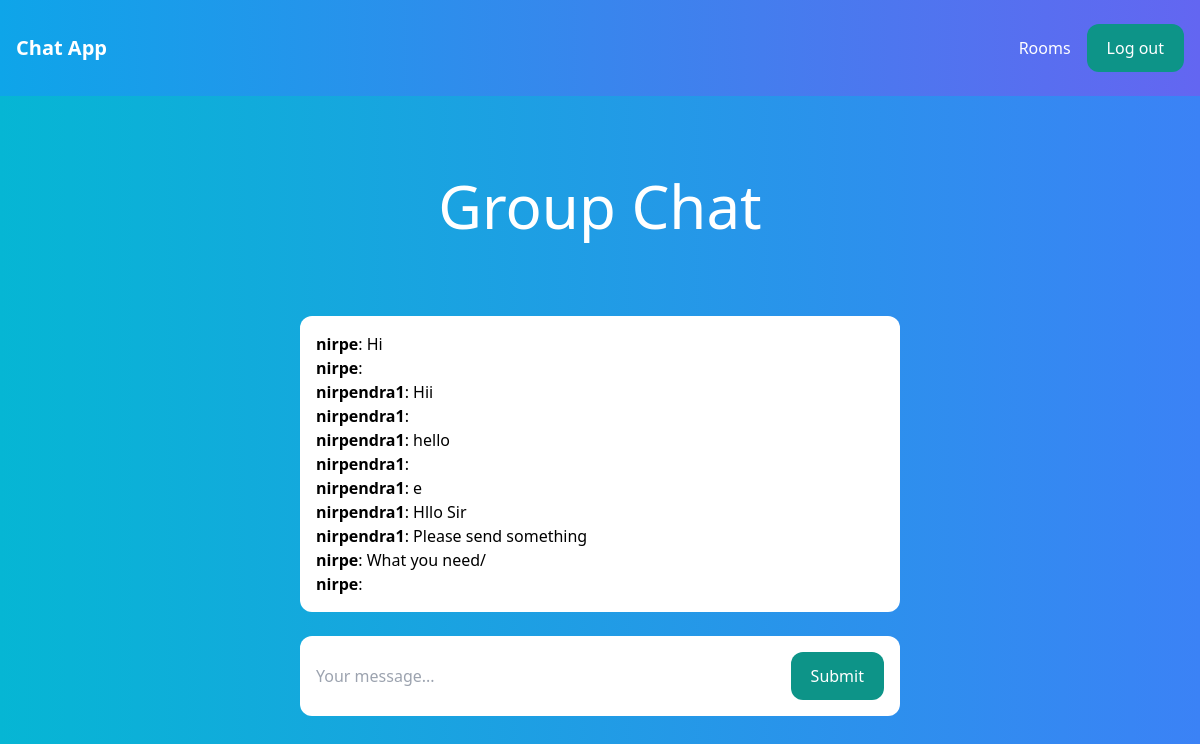
The page /rooms/groupchat/ (signed in) on the database its author committed.
### room/models.py (models this page shows)
class Room(models.Model):
    name = models.CharField(max_length=255)
    slug = models.SlugField(unique=True)

class Message(models.Model):
    room = models.ForeignKey(Room, related_name='messages', on_delete=models.CASCADE)
    user = models.ForeignKey(User, related_name='messages', on_delete=models.CASCADE)
    content = models.TextField()
    date_added = models.DateTimeField(auto_now_add=True)
    class Meta:
        ordering = ('date_added',)

### room/views.py (the view)
# urls.py: path('rooms/', include('room.urls')),
@login_required
def room(request, slug):
    room = Room.objects.get(slug=slug)
    messages = Message.objects.filter(room=room)[0:25]
    return render(request, 'room/room.html', {'room': room, 'messages': messages})

### room/templates/room/room.html (shortened to what this page needs)
{% extends 'core/base.html' %}
{% block content %}
<div class="p-10 lg:p-20 text-center">
    <h1 class="text-3xl lg:text-6xl text-white">{{ room.name }}</h1>
</div>
<div class="lg:w-2/4 mx-4 lg:mx-auto p-4 bg-white rounded-xl">
    <div class="chat-messages space-y-3" id="chat-messages">
        {% for m in messages %}<b>{{ m.user.username }}</b>: {{ m.content }}<br>{% endfor %}
    </div>
</div>
<div class="lg:w-2/4 mt-6 mx-4 lg:mx-auto p-4 bg-white rounded-xl">
    <form method="post" action="." class="flex">
        <input type="text" name="content" class="flex-1 mr-3" placeholder="Your message..." id="chat-message-input">
        <button
            class="px-5 py-3 rounded-xl text-white bg-teal-600 hover:bg-teal-700"
            id="chat-message-submit"
        >Submit</button>
    </form>
</div>
{% endblock %}

### core/templates/core/base.html (shortened to what this page needs)
<!DOCTYPE html>
<html>
<head>
    <script src="https://cdn.tailwindcss.com"></script>
</head>
<body class="bg-gradient-to-r from-cyan-500 to-blue-500">
    <nav class="flex items-center justify-between px-4 py-6 bg-gradient-to-r from-sky-500 to-indigo-500">
        <div>
            <a href="/" class="text-xl text-white font-bold">Chat App</a>
        </div>
        <div class="flex items-center space-x-4">
            {% if request.user.is_authenticated %}
            <a href="/rooms/" class="text-white hover:text-gray-200">Rooms</a>
            <a href="/logout/" class="px-5 py-3 rounded-xl text-white bg-teal-600 hover:bg-teal-700">Log out</a>
            {% else %}
            <a href="/login/" class="text-white hover:text-gray-200">Log in</a>
            <a href="/signup/" class="px-5 py-3 rounded-xl text-white bg-teal-600 hover:bg-teal-700">Sign up</a>
            {% endif %}
        </div>
    </nav>
    {% block content %}
    {% endblock %}
</body>
</html>

### rows shown on the page
Room: name "Group Chat"
Message: user.username "nirpe", content "Hi"
Message: user.username "nirpe"
Message: user.username "nirpendra1", content "Hii"
Message: user.username "nirpendra1"
Message: user.username "nirpendra1", content "hello"
Message: user.username "nirpendra1"
Message: user.username "nirpendra1", content "e"
Message: user.username "nirpendra1", content "Hllo Sir"
Message: user.username "nirpendra1", content "Please send something"
Message: user.username "nirpe", content "What you need/"
Message: user.username "nirpe"
